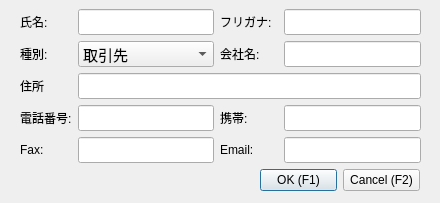
<?xml version="1.0" encoding="UTF-8"?>
<ui version="4.0">
 <class>Dialog</class>
 <widget class="QDialog" name="Dialog">
  <property name="geometry">
   <rect>
    <x>0</x>
    <y>0</y>
    <width>440</width>
    <height>203</height>
   </rect>
  </property>
  <property name="windowTitle">
   <string>新規登録</string>
  </property>
  <property name="inputMethodHints">
   <set>Qt::ImhNone</set>
  </property>
  <widget class="QWidget" name="gridLayoutWidget">
   <property name="geometry">
    <rect>
     <x>20</x>
     <y>9</y>
     <width>401</width>
     <height>158</height>
    </rect>
   </property>
   <layout class="QGridLayout" name="gridLayout">
    <item row="1" column="2">
     <widget class="QComboBox" name="comboBox">
      <property name="font">
       <font>
        <pointsize>11</pointsize>
       </font>
      </property>
      <property name="styleSheet">
       <string notr="true"/>
      </property>
      <item>
       <property name="text">
        <string>取引先</string>
       </property>
      </item>
      <item>
       <property name="text">
        <string>家族</string>
       </property>
      </item>
      <item>
       <property name="text">
        <string>友人</string>
       </property>
      </item>
     </widget>
    </item>
    <item row="0" column="5">
     <widget class="QLineEdit" name="lineEdit_furigana">
      <property name="font">
       <font>
        <pointsize>11</pointsize>
       </font>
      </property>
      <property name="styleSheet">
       <string notr="true"/>
      </property>
      <property name="cursorPosition">
       <number>0</number>
      </property>
      <property name="cursorMoveStyle">
       <enum>Qt::LogicalMoveStyle</enum>
      </property>
     </widget>
    </item>
    <item row="0" column="2">
     <widget class="QLineEdit" name="lineEdit_name">
      <property name="font">
       <font>
        <pointsize>11</pointsize>
       </font>
      </property>
      <property name="styleSheet">
       <string notr="true"/>
      </property>
      <property name="cursorPosition">
       <number>0</number>
      </property>
     </widget>
    </item>
    <item row="4" column="3">
     <widget class="QLabel" name="label_Email">
      <property name="text">
       <string>Email:</string>
      </property>
     </widget>
    </item>
    <item row="1" column="5">
     <widget class="QLineEdit" name="lineEdit_company">
      <property name="font">
       <font>
        <pointsize>11</pointsize>
       </font>
      </property>
      <property name="cursorPosition">
       <number>0</number>
      </property>
     </widget>
    </item>
    <item row="2" column="2" colspan="4">
     <widget class="QLineEdit" name="lineEdit_address">
      <property name="font">
       <font>
        <pointsize>11</pointsize>
       </font>
      </property>
     </widget>
    </item>
    <item row="4" column="5">
     <widget class="QLineEdit" name="lineEdit_Email">
      <property name="font">
       <font>
        <pointsize>11</pointsize>
       </font>
      </property>
      <property name="styleSheet">
       <string notr="true"/>
      </property>
      <property name="inputMethodHints">
       <set>Qt::ImhEmailCharactersOnly</set>
      </property>
     </widget>
    </item>
    <item row="3" column="5">
     <widget class="QLineEdit" name="lineEdit_mobile">
      <property name="font">
       <font>
        <pointsize>11</pointsize>
       </font>
      </property>
      <property name="inputMethodHints">
       <set>Qt::ImhFormattedNumbersOnly</set>
      </property>
     </widget>
    </item>
    <item row="3" column="2">
     <widget class="QLineEdit" name="lineEdit_phone">
      <property name="font">
       <font>
        <pointsize>11</pointsize>
       </font>
      </property>
      <property name="autoFillBackground">
       <bool>false</bool>
      </property>
      <property name="styleSheet">
       <string notr="true"/>
      </property>
      <property name="inputMethodHints">
       <set>Qt::ImhFormattedNumbersOnly</set>
      </property>
      <property name="cursorPosition">
       <number>0</number>
      </property>
     </widget>
    </item>
    <item row="4" column="2">
     <widget class="QLineEdit" name="lineEdit_Fax">
      <property name="font">
       <font>
        <pointsize>11</pointsize>
       </font>
      </property>
      <property name="inputMethodHints">
       <set>Qt::ImhFormattedNumbersOnly</set>
      </property>
     </widget>
    </item>
    <item row="0" column="3">
     <widget class="QLabel" name="label_furigana">
      <property name="text">
       <string>フリガナ:</string>
      </property>
     </widget>
    </item>
    <item row="2" column="0">
     <widget class="QLabel" name="label_address">
      <property name="text">
       <string>住所</string>
      </property>
     </widget>
    </item>
    <item row="4" column="0">
     <widget class="QLabel" name="label_Fax">
      <property name="text">
       <string>Fax:</string>
      </property>
     </widget>
    </item>
    <item row="3" column="3">
     <widget class="QLabel" name="label_mobile">
      <property name="text">
       <string>携帯:</string>
      </property>
     </widget>
    </item>
    <item row="1" column="3">
     <widget class="QLabel" name="label_company">
      <property name="text">
       <string>会社名:</string>
      </property>
     </widget>
    </item>
    <item row="3" column="0">
     <widget class="QLabel" name="label_phone">
      <property name="text">
       <string>電話番号:</string>
      </property>
     </widget>
    </item>
    <item row="1" column="0">
     <widget class="QLabel" name="label_shubetsu">
      <property name="text">
       <string>種別:</string>
      </property>
     </widget>
    </item>
    <item row="0" column="0">
     <widget class="QLabel" name="label_name">
      <property name="text">
       <string>氏名:</string>
      </property>
     </widget>
    </item>
   </layout>
   <zorder>lineEdit_furigana</zorder>
   <zorder>label_address</zorder>
   <zorder>label_Fax</zorder>
   <zorder>label_mobile</zorder>
   <zorder>label_company</zorder>
   <zorder>label_phone</zorder>
   <zorder>label_shubetsu</zorder>
   <zorder>lineEdit_name</zorder>
   <zorder>label_name</zorder>
   <zorder>label_Email</zorder>
   <zorder>label_furigana</zorder>
   <zorder>lineEdit_Fax</zorder>
   <zorder>lineEdit_phone</zorder>
   <zorder>lineEdit_mobile</zorder>
   <zorder>lineEdit_company</zorder>
   <zorder>lineEdit_Email</zorder>
   <zorder>lineEdit_address</zorder>
   <zorder>comboBox</zorder>
  </widget>
  <widget class="QWidget" name="horizontalLayoutWidget">
   <property name="geometry">
    <rect>
     <x>260</x>
     <y>160</y>
     <width>160</width>
     <height>41</height>
    </rect>
   </property>
   <layout class="QHBoxLayout" name="horizontalLayout">
    <item>
     <widget class="QPushButton" name="pushButton_OK">
      <property name="text">
       <string>OK (F1)</string>
      </property>
     </widget>
    </item>
    <item>
     <widget class="QPushButton" name="pushButton_Cancel">
      <property name="text">
       <string>Cancel (F2)</string>
      </property>
     </widget>
    </item>
   </layout>
  </widget>
 </widget>
 <tabstops>
  <tabstop>lineEdit_name</tabstop>
  <tabstop>lineEdit_furigana</tabstop>
  <tabstop>comboBox</tabstop>
  <tabstop>lineEdit_company</tabstop>
  <tabstop>lineEdit_address</tabstop>
  <tabstop>lineEdit_phone</tabstop>
  <tabstop>lineEdit_mobile</tabstop>
  <tabstop>lineEdit_Fax</tabstop>
  <tabstop>lineEdit_Email</tabstop>
 </tabstops>
 <resources/>
 <connections>
  <connection>
   <sender>lineEdit_name</sender>
   <signal>returnPressed()</signal>
   <receiver>lineEdit_furigana</receiver>
   <slot>setFocus()</slot>
   <hints>
    <hint type="sourcelabel">
     <x>138</x>
     <y>23</y>
    </hint>
    <hint type="destinationlabel">
     <x>285</x>
     <y>26</y>
    </hint>
   </hints>
  </connection>
  <connection>
   <sender>comboBox</sender>
   <signal>activated(QString)</signal>
   <receiver>lineEdit_company</receiver>
   <slot>setFocus()</slot>
   <hints>
    <hint type="sourcelabel">
     <x>211</x>
     <y>58</y>
    </hint>
    <hint type="destinationlabel">
     <x>300</x>
     <y>61</y>
    </hint>
   </hints>
  </connection>
  <connection>
   <sender>lineEdit_company</sender>
   <signal>returnPressed()</signal>
   <receiver>lineEdit_address</receiver>
   <slot>setFocus()</slot>
   <hints>
    <hint type="sourcelabel">
     <x>359</x>
     <y>56</y>
    </hint>
    <hint type="destinationlabel">
     <x>358</x>
     <y>84</y>
    </hint>
   </hints>
  </connection>
  <connection>
   <sender>lineEdit_address</sender>
   <signal>returnPressed()</signal>
   <receiver>lineEdit_phone</receiver>
   <slot>setFocus()</slot>
   <hints>
    <hint type="sourcelabel">
     <x>210</x>
     <y>86</y>
    </hint>
    <hint type="destinationlabel">
     <x>209</x>
     <y>113</y>
    </hint>
   </hints>
  </connection>
  <connection>
   <sender>lineEdit_phone</sender>
   <signal>returnPressed()</signal>
   <receiver>lineEdit_mobile</receiver>
   <slot>setFocus()</slot>
   <hints>
    <hint type="sourcelabel">
     <x>185</x>
     <y>120</y>
    </hint>
    <hint type="destinationlabel">
     <x>314</x>
     <y>121</y>
    </hint>
   </hints>
  </connection>
  <connection>
   <sender>lineEdit_mobile</sender>
   <signal>returnPressed()</signal>
   <receiver>lineEdit_Fax</receiver>
   <slot>setFocus()</slot>
   <hints>
    <hint type="sourcelabel">
     <x>332</x>
     <y>118</y>
    </hint>
    <hint type="destinationlabel">
     <x>167</x>
     <y>146</y>
    </hint>
   </hints>
  </connection>
  <connection>
   <sender>lineEdit_Fax</sender>
   <signal>returnPressed()</signal>
   <receiver>lineEdit_Email</receiver>
   <slot>setFocus()</slot>
   <hints>
    <hint type="sourcelabel">
     <x>196</x>
     <y>145</y>
    </hint>
    <hint type="destinationlabel">
     <x>300</x>
     <y>149</y>
    </hint>
   </hints>
  </connection>
  <connection>
   <sender>lineEdit_Email</sender>
   <signal>returnPressed()</signal>
   <receiver>lineEdit_name</receiver>
   <slot>setFocus()</slot>
   <hints>
    <hint type="sourcelabel">
     <x>356</x>
     <y>153</y>
    </hint>
    <hint type="destinationlabel">
     <x>87</x>
     <y>23</y>
    </hint>
   </hints>
  </connection>
  <connection>
   <sender>pushButton_Cancel</sender>
   <signal>clicked()</signal>
   <receiver>Dialog</receiver>
   <slot>close()</slot>
   <hints>
    <hint type="sourcelabel">
     <x>373</x>
     <y>177</y>
    </hint>
    <hint type="destinationlabel">
     <x>219</x>
     <y>188</y>
    </hint>
   </hints>
  </connection>
  <connection>
   <sender>lineEdit_furigana</sender>
   <signal>returnPressed()</signal>
   <receiver>lineEdit_company</receiver>
   <slot>setFocus()</slot>
   <hints>
    <hint type="sourcelabel">
     <x>342</x>
     <y>27</y>
    </hint>
    <hint type="destinationlabel">
     <x>344</x>
     <y>51</y>
    </hint>
   </hints>
  </connection>
  <connection>
   <sender>pushButton_OK</sender>
   <signal>clicked()</signal>
   <receiver>Dialog</receiver>
   <slot>close()</slot>
   <hints>
    <hint type="sourcelabel">
     <x>281</x>
     <y>180</y>
    </hint>
    <hint type="destinationlabel">
     <x>237</x>
     <y>169</y>
    </hint>
   </hints>
  </connection>
 </connections>
 <designerdata>
  <property name="gridDeltaX">
   <number>10</number>
  </property>
  <property name="gridDeltaY">
   <number>10</number>
  </property>
  <property name="gridSnapX">
   <bool>true</bool>
  </property>
  <property name="gridSnapY">
   <bool>true</bool>
  </property>
  <property name="gridVisible">
   <bool>false</bool>
  </property>
 </designerdata>
</ui>
